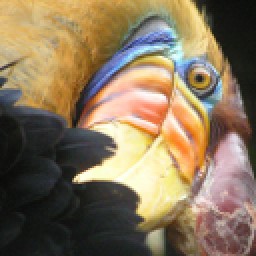
#> input picture Hw7/bird_small.png, 128 x 128 px (shown 2 times larger)
$ jupyter execute Homework.ipynb   (shell and % lines are left out)
#> lines starting #> are read from the running program, lines starting #| are printed output that depends on the picture
# Bài tập về nhà

## Mục tiêu
- Tự viết lại code cho giải thuật K-means
- Hiểu sâu hơn giải thuật K-means qua việc tự viết lại code
- Ứng dụng mô hình tự viết vào các bài toán đã ra trên lớp

## Dữ liệu

Giống dữ liệu của bài thực hành trên lớp (dữ liệu sinh ngẫu nhiên bằng sklearn và ảnh bird_small.png)

## Yêu cầu

Code K-means tự viết cho kết quả tương đương (không cần giống hệt) với giải thuật của thư viện sklearn khi áp dụng cho dữ liệu sinh ngẫu nhiên và dữ liệu ảnh.

# Các thư viện sử dụng

[cell 1]
import numpy as np
import matplotlib.pyplot as plt

from sklearn.cluster import KMeans
from sklearn.datasets import make_blobs
from sklearn.metrics.pairwise import euclidean_distances

# Chuẩn bị dữ liệu
- Sinh dữ liệu ngẫu nhiên n_samples = 100 tương đương 100 điểm
    - random_state: biến cố định hàm random - để các điểm sinh ngẫu nhiên giống nhau giữa các máy tính

- Mỗi điểm dữ liệu có 2 chiều

[cell 2]
n_samples = 100
random_state = 170
center_points = [[1, 1], [-1, -1], [1, -1]] # sinh ngẫu nhiên các điểm xung quanh vị trí tâm cố định
#center_points = 3                           # tâm cụm được chọn ngẫu nhiên

X, y = make_blobs(n_samples=n_samples, random_state=random_state, centers=center_points, cluster_std=0.6)
print("Số chiều dữ liệu: ", X.shape, y.shape)
print("5 điểm dữ liệu đầu tiên: \n", X[:6])

**Vẽ các điểm ảnh sử dụng matplotlib**

[cell 3]
plt.figure(figsize=(12, 12))
plt.subplot(221)
plt.scatter(X[:, 0], X[:, 1], c='blue') # c là tham số chọn màu sắc, có thể truyền vào string hoặc số id 1,2,3 ...
plt.title("Các điểm dữ liệu trước khi phân cụm. Số lượng: {}".format(n_samples))
plt.show()
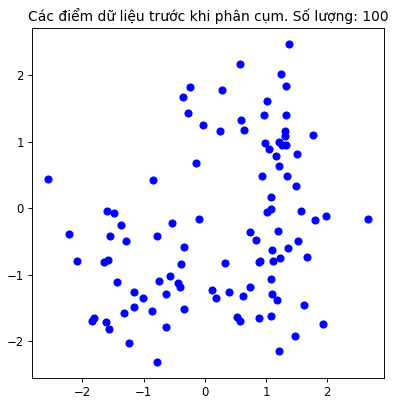
#> figure drawn by matplotlib, 1 panel

# Tự xây dựng giải thuật K-means:

Viết code cho giải thuật K-means tại mục này

# Kiểm tra giải thuật K-means tự viết cho dữ liệu sinh ngẫu nhiên

- Áp dụng giải thuật K-means tự viết cho tập dữ liệu đã sinh ngẫu nhiên ở trên
- Quan sát kết quả và so sánh với giải thuật của sklearn

# Ứng dụng K-means tự viết vào nén ảnh

## Thư viện sử dụng - hỗ trợ hình ảnh

[cell 4]
from skimage import io
from sklearn.cluster import KMeans
import numpy as np
import matplotlib.pyplot as plt
import matplotlib.image as image
from IPython.core.display import Image, display

## Đọc dữ liệu hình ảnh
- Mỗi điểm ảnh là 1 mẫu quan sát
- Phân cụm tập dữ liệu (tập các điểm ảnh) về k nhãn

[cell 5]
path_img = 'bird_small.png'
display(Image(path_img, width=250, unconfined=True))
img = io.imread(path_img)
#> img is the input picture: shape (128, 128, 3); mean R, G, B 135.4, 117.4, 91.3
data_img = (img / 255.0).reshape(-1,img.shape[2]) # chuyển ma trận 128x128x3 về mảng 2 chiều
img_shape = img.shape
#> img_shape = (128, 128, 3)

print("Số chiều của dữ liệu hình ảnh: ", data_img.shape)
#| Số chiều của dữ liệu hình ảnh:  (16384, 3)
print("Tổng số điểm ảnh là: ", data_img.shape[0])
#| Tổng số điểm ảnh là:  16384
print("Mỗi điểm ảnh có số chiều = ", data_img.shape[1])
#| Mỗi điểm ảnh có số chiều =  3
